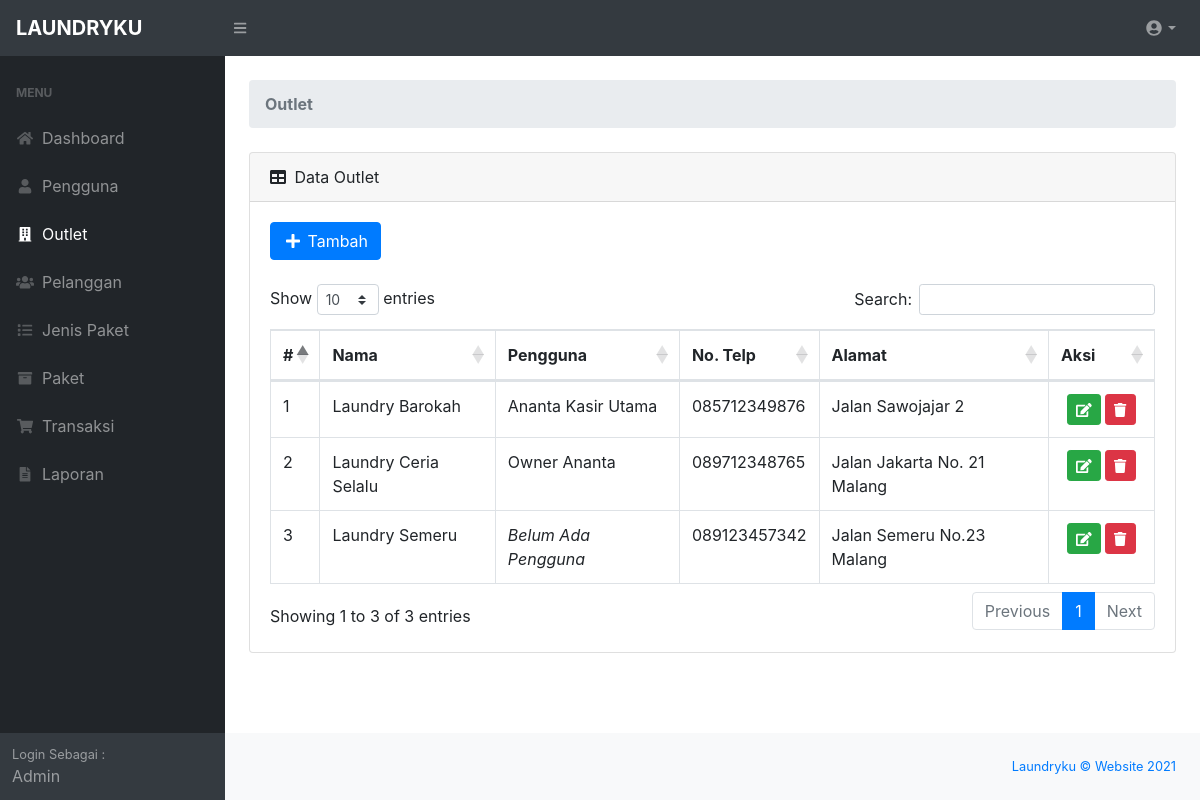
Screenshot of /admin/index_outlet.php (signed in) with the database file from the repository.
### tables this page shows
CREATE TABLE `tb_user` (
  `id_user` int(11) NOT NULL,
  `nama_user` varchar(100) NOT NULL,
  `username` varchar(32) NOT NULL,
  `password` varchar(150) DEFAULT NULL,
  `role` enum('admin','kasir','owner') NOT NULL,
  `id_outlet` int(11) DEFAULT NULL
);

CREATE TABLE `tb_outlet` (
  `id_outlet` int(11) NOT NULL,
  `nama_outlet` varchar(100) NOT NULL,
  `alamat_outlet` text NOT NULL,
  `telp_outlet` varchar(15) NOT NULL
);

### admin/functions.php (called while the page is built, shortened)
<?php
function ambildata($conn,$query){
    $data = mysqli_query($conn,$query);
    if (mysqli_num_rows($data) > 0) {
        while($row = mysqli_fetch_assoc($data)){
        $hasil[] = $row;
    }
    return $hasil;
    }
}
?>

### admin/index_outlet.php (the view, shortened to what this page needs)
<?php
require 'functions.php';
require 'layout_header.php';
$query = 'Call GetAllOutlet()';
$data = ambildata($conn,$query);
?>
<div id="layoutSidenav_content">
    <main>
        <div class="container-fluid">
            <ol class="breadcrumb mb-4">
                <li class="breadcrumb-item active"><b>Outlet</b></li>
            </ol>
            <div class="card mb-4">
                <div class="card-header">
                    <i class="fas fa-table mr-1"></i>
                    Data Outlet
                </div>
                <div class="card-body">
                    <div class="col-m-6">
                        <a href="outlet_tambah.php" class="btn btn-primary box-title"><i class="fa fa-plus fa-fw"></i>
                            Tambah</a>
                    </div>
                    <br>
                    <div class="table-responsive">
                        <table class="table table-bordered" id="dataTable" width="100%" cellspacing="0">
                            <thead>
                                <tr align="center">
                                    <th width="4%">#</th>
                                    <th>Nama</th>
                                    <th>Pengguna</th>
                                    <th>No. Telp</th>
                                    <th>Alamat</th>
                                    <th width="12%">Aksi</th>
                                </tr>
                            </thead>
                            <tbody>
                                <?php error_reporting(0);
                                 $no=1; foreach($data as $user): ?>
                                <tr>
                                    <td><?= $no++ ?></td>
                                    <td><?= $user['nama_outlet'] ?></td>
                                    <td>
                                        <?php if($user['nama_user'] == null){
                                            echo '<i>Belum Ada Pengguna</i>';
                                        }else{
                                            echo $user['nama_user'];
                                        } ?>
                                    </td>
                                    <td><?= $user['telp_outlet'] ?></td>
                                    <td><?= $user['alamat_outlet'] ?></td>
                                    <td align="center">
                                        <div class="btn-group-sm" role="group" aria-label="Basic example">
                                            <a href="outlet_ubah.php?id=<?= $user['id_outlet']; ?>"
                                                data-toggle="tooltip" data-placement="bottom" title="Edit"
                                                class="btn btn-success"><i class="fa fa-edit"></i></a>
                                            <a href="outlet_hapus.php?id=<?= $user['id_outlet']; ?>"
                                                onclick="return confirm('Yakin hapus data ? ');" data-toggle="tooltip"
                                                data-placement="bottom" title="Hapus" class="btn btn-danger"><i
                                                    class="fa fa-trash"></i></a>
                                        </div>
                                    </td>
                                </tr>
                                <?php endforeach; ?>
                            </tbody>
                        </table>
                    </div>
                </div>
            </div>
        </div>
    </main>
    <?php
require 'layout_footer.php';
?>

### rows the page displays
tb_user: id_outlet.nama_outlet "Laundry Barokah", nama_user "Ananta Kasir Utama", id_outlet.telp_outlet "085712349876", id_outlet.alamat_outlet "Jalan Sawojajar 2"
tb_user: id_outlet.nama_outlet "Laundry Ceria Selalu", nama_user "Owner Ananta", id_outlet.telp_outlet "089712348765", id_outlet.alamat_outlet "Jalan Jakarta No. 21 Malang"
tb_outlet: nama_outlet "Laundry Semeru", shows "Belum Ada Pengguna", telp_outlet "089123457342", alamat_outlet "Jalan Semeru No.23 Malang"
